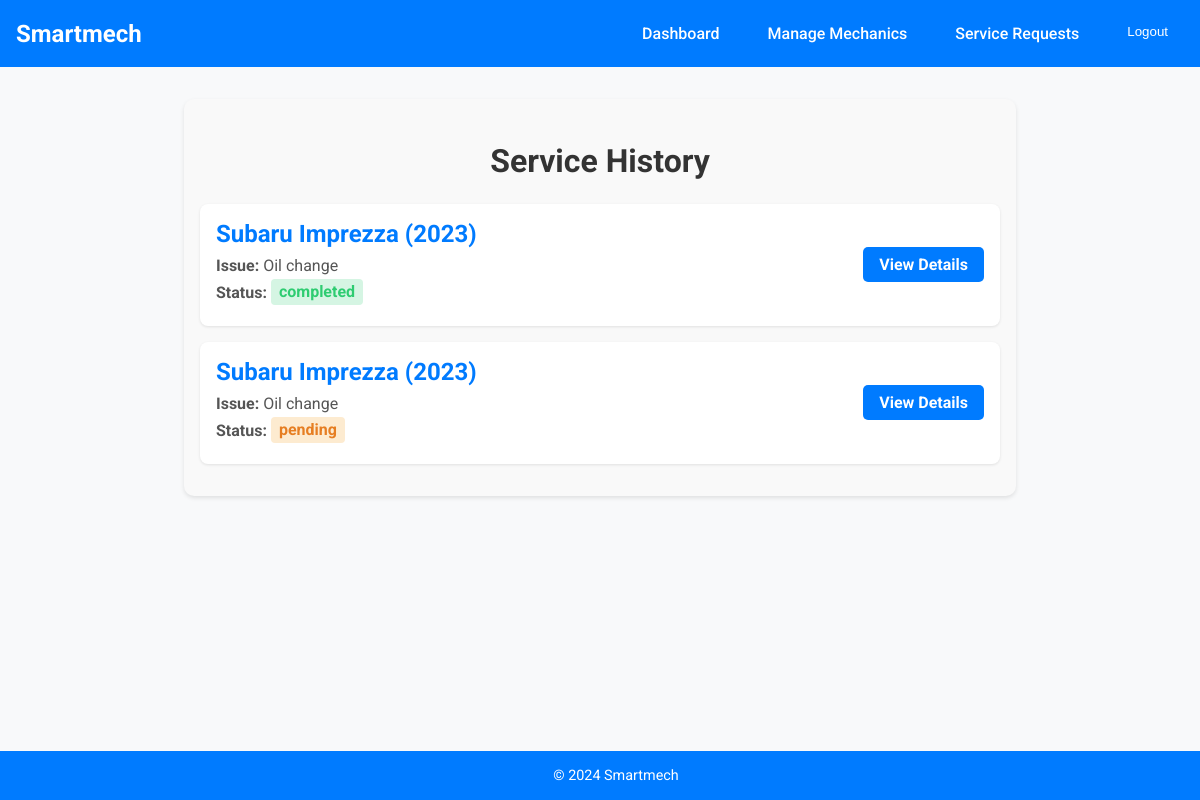
Screenshot of /accounts/service-requests/ (signed in) with the database file from the repository.
### accounts/models.py (models this page shows, shortened)
class ServiceRequest(models.Model):
    owner = models.ForeignKey(VehicleOwner, related_name='service_requests', on_delete=models.CASCADE)
    mechanic = models.ForeignKey(Mechanic, related_name='service_requests', on_delete=models.SET_NULL, null=True, blank=True)
    company = models.ForeignKey(AutoRepairCompany, related_name='service_requests', on_delete=models.SET_NULL, null=True, blank=True)
    vehicle = models.ForeignKey(Vehicle, related_name='service_requests', on_delete=models.CASCADE)
    issue_description = models.TextField()
    service_type = models.CharField(max_length=100, blank=True, null=True)  # E.g., "Oil Change", "Brake Repair"
    status = models.CharField(max_length=50, choices=[
        ('pending', 'Pending'),
        ('in_progress', 'In Progress'),
        ('completed', 'Completed')
    ], default='pending')
    created_at = models.DateTimeField(auto_now_add=True)
    updated_at = models.DateTimeField(auto_now=True)
    feedback = models.TextField(blank=True, null=True)
    rating = models.IntegerField(
        null=True,
        blank=True,
        validators=[MinValueValidator(1), MaxValueValidator(5)],
        help_text="Rate the service from 1 to 5 stars"
    )

class Vehicle(models.Model):
    owner = models.ForeignKey(VehicleOwner, related_name='vehicles', on_delete=models.CASCADE)
    make = models.CharField(max_length=100)
    license_plate =models.CharField(max_length=255, blank=True, null=True)
    model = models.CharField(max_length=100)
    year = models.IntegerField()
    vin = models.CharField(max_length=100, unique=True)  # Vehicle Identification Number
    current_status = models.CharField(max_length=255, blank=True, null=True)  # e.g., "In Service", "Available"
    warranty_info = models.CharField(max_length=255, blank=True, null=True)  # e.g., "2 years remaining"

### accounts/views.py (the view)
# urls.py: path('service-requests/', views.service_requests, name='service_requests'),
@login_required
def service_requests(request):
    if request.user.role == 'owner':
        requests = request.user.vehicleowner.service_requests.all()
    elif request.user.role == 'mechanic':
        requests = request.user.mechanic.service_requests.all()
    elif request.user.role == 'company':
        requests = request.user.autorepaircompany.service_requests.all()
    return render(request, 'common/service_requests.html', {'requests': requests})

### accounts/templates/common/service_requests.html (shortened to what this page needs)
{% extends 'base.html' %}
{% block content %}
<div class="service-requests-container">
    <h2>Service History</h2>
    <ul class="service-requests-list">
        {% for request in requests %}
            <li class="service-request-item">
                <div class="request-info">
                    <h3>{{ request.vehicle.make }} {{ request.vehicle.model }} ({{ request.vehicle.year }})</h3>
                    <p><strong>Issue:</strong> {{ request.issue_description }}</p>
                    <p><strong>Status:</strong> <span class="status {{ request.status|lower }}">{{ request.status }}</span></p>
                </div>
                <a href="{% url 'service_request_detail' request.id %}" class="btn view-details-btn">View Details</a>
            </li>
        {% endfor %}
    </ul>
</div>
{% endblock %}

### accounts/static/accounts/css/style.css (style rules this page uses)
body { font-family: 'Roboto', sans-serif; background-color: #f4f4f9; margin: 0; padding: 0; color: #333; }
h1, h2, h3 { color: #333; margin-bottom: 15px; }
a { color: #3498db; text-decoration: none; }
.btn { display: inline-block; padding: 10px 20px; background-color: #3498db; color: #fff; border-radius: 5px; transition: background-color 0.3s ease; text-align: center; }
.service-requests-container { max-width: 800px; margin: 2rem auto; padding: 1rem; background-color: #f9f9f9; border-radius: 10px; box-shadow: 0 2px 4px rgba(0, 0, 0, 0.1); }
.service-requests-container h2 { text-align: center; font-size: 2rem; margin-bottom: 1.5rem; color: #333; }
.service-requests-list { list-style: none; padding: 0; margin: 0; }
.service-request-item { display: flex; justify-content: space-between; align-items: center; background-color: white; padding: 1rem; border-radius: 8px; margin-bottom: 1rem; box-shadow: 0 1px 3px rgba(0, 0, 0, 0.1); transition: transform 0.2s ease; }
.request-info h3 { margin: 0; font-size: 1.5rem; color: #007bff; }
.request-info p { margin: 0.5rem 0; color: #555; }
.status { font-weight: bold; padding: 0.2rem 0.5rem; border-radius: 4px; }
.status.pending { color: #e67e22; background-color: #fdebd0; }
.status.completed { color: #2ecc71; background-color: #d5f5e3; }
.view-details-btn { padding: 0.5rem 1rem; background-color: #007bff; color: white; border-radius: 5px; text-decoration: none; transition: background-color 0.2s ease; }
.btn { display: inline-block; padding: 0.75rem 1.5rem; background-color: #007bff; color: #fff; border-radius: 5px; text-decoration: none; text-align: center; transition: background-color 0.3s ease; font-weight: bold; }

### accounts/templates/base.html (style rules this page uses)
html, body { margin: 0; padding: 0; height: 100%; font-family: 'Roboto', sans-serif; overflow-x: hidden; }
body { display: flex; flex-direction: column; background-color: #f8f9fa; color: #333; }
.btn { display: inline-block; padding: 0.5rem 1rem; background-color: #007bff; color: white; border-radius: 5px; text-decoration: none; margin: 0.5rem 0; }

### rows the page displays
ServiceRequest: vehicle.make "Subaru", vehicle.model "Imprezza", vehicle.year "2023", issue_description "Oil change", status "completed"
ServiceRequest: vehicle.make "Subaru", vehicle.model "Imprezza", vehicle.year "2023", issue_description "Oil change", status "pending"
